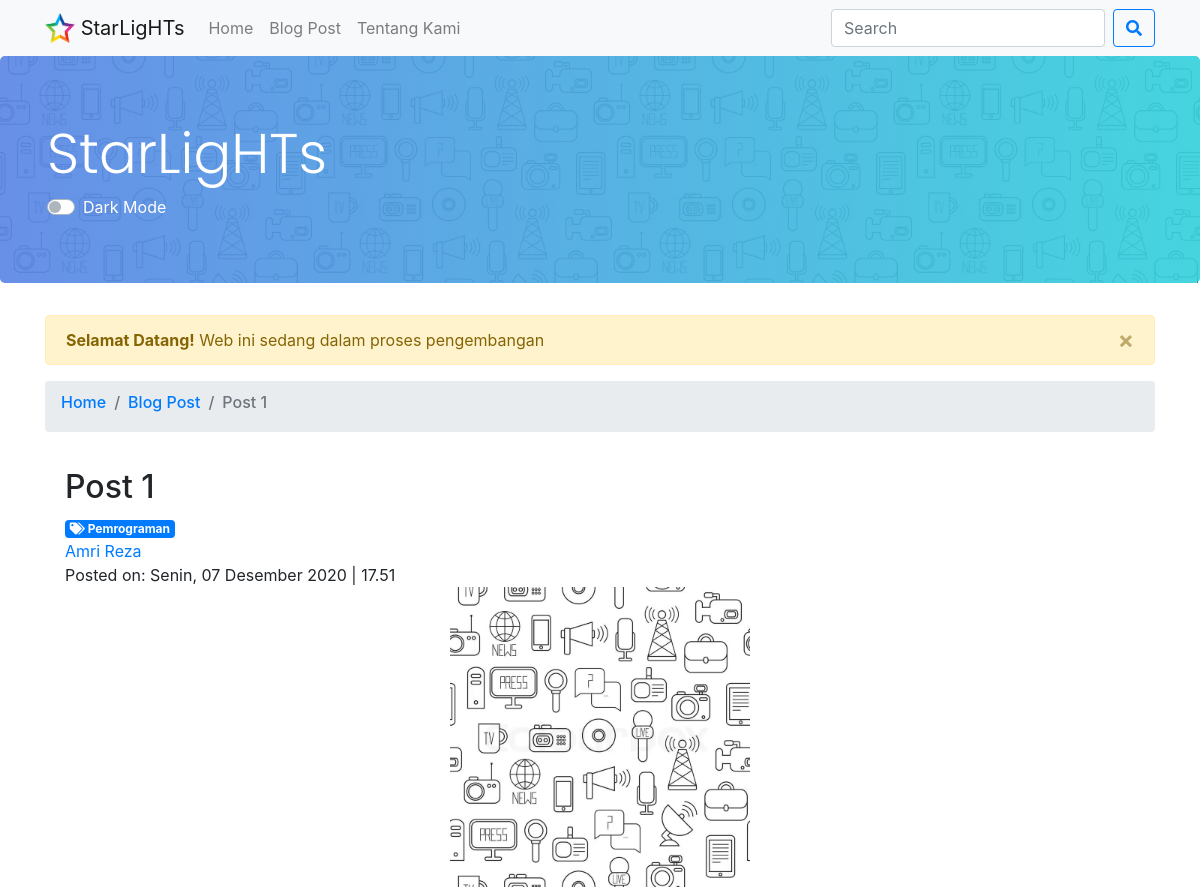
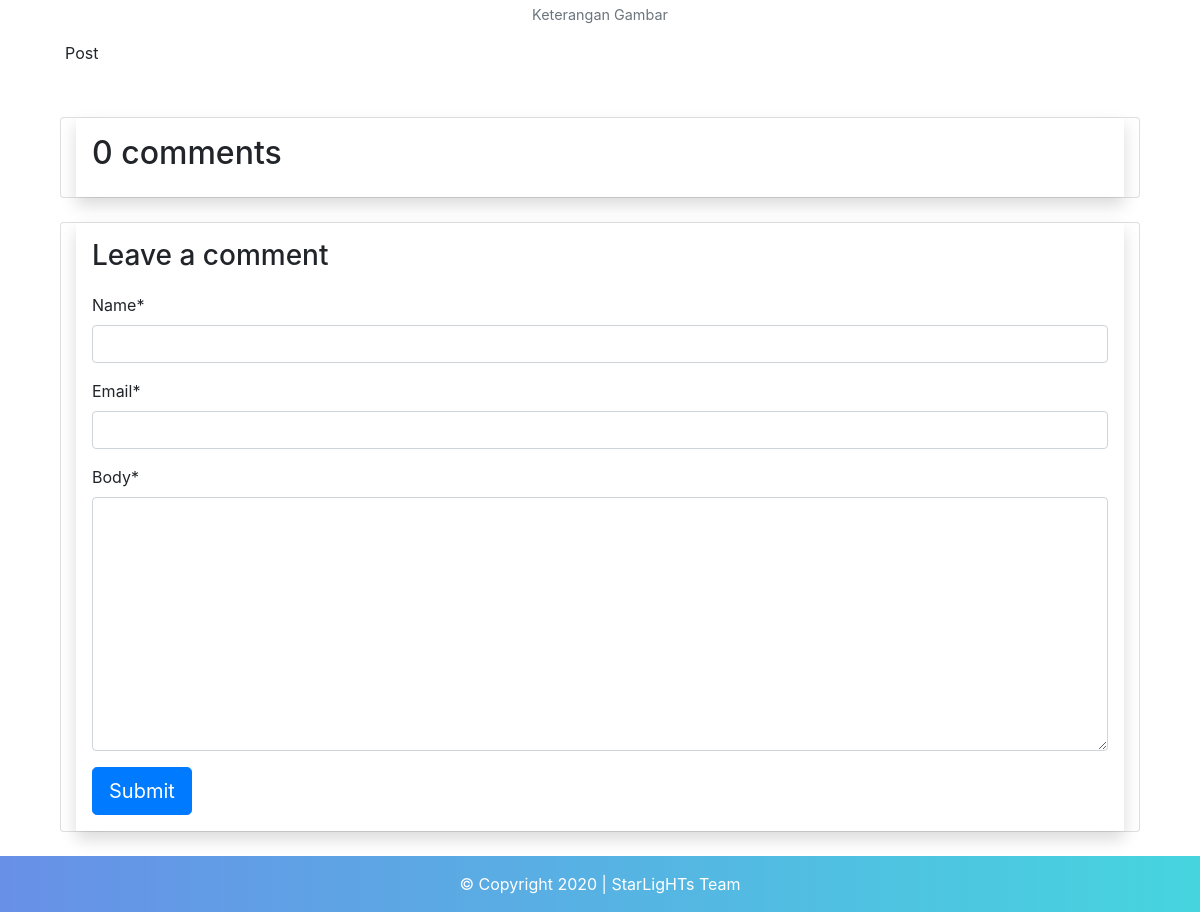
The app's page /blog/post-1/ with its own data (2 pictures, top to bottom).
### blog/models.py (models this page shows, shortened)
class Post(models.Model):
    title = models.CharField(max_length=50)
    slug = models.SlugField()
    category = models.CharField(max_length=50, choices=Categories.choices, default=Categories.LAINNYA)
    thumbnail = models.ImageField(upload_to=UPLOAD_TO, default='img/default.webp')
    excerpt = models.CharField(max_length=150)
    author = models.ForeignKey(User, on_delete=models.CASCADE, related_name='blog_post', null=True)
    content = models.TextField()
    featured = models.BooleanField(default=False)
    date_created = models.DateTimeField(default=datetime.now, blank=True)
    status = models.IntegerField(choices=STATUS, default=0)
    class Meta:
        ordering = ['-date_created']

### blog/views.py (the view)
# urls.py: path('blog/<slug:slug>/', views.post_detail, name='post-detail'),
def post_detail(request, slug):
    post = get_object_or_404(Post, slug=slug)
    comments = post.comments.filter(active=True)
    new_comment = None
    if request.method == 'POST':
        comment_form = CommentForm(data=request.POST)
        if comment_form.is_valid():
            new_comment = comment_form.save(commit=False)
            new_comment.post = post
            new_comment.save()
    else:
        comment_form = CommentForm()
    context = {
        'id': 'Post Detail',
        'title': post.title,
        'post': post,
        'comments': comments,
        'new_comment': new_comment,
        'comment_form': comment_form
    }
    return render(request, 'blog/postdetail.html', context)

### blog/forms.py
class CommentForm(forms.ModelForm):
    class Meta:
        model = Comment
        fields = ('name', 'email', 'body')

### templates/blog/postdetail.html (shortened to what this page needs)
{% extends 'blog/../base.html' %}
{% block content %}
{% load static %}
{% load crispy_forms_tags %}
    <header>
        <nav class="navbar navbar-expand-lg navbar-light bg-light">
            <div class="container">
                <a class="navbar-brand" href="{% url 'home-page' %}">
                    <img src="{% static 'img/logo.webp' %}" width="30" height="30" class="d-inline-block align-top" alt=""> StarLigHTs
                </a>
                <div class="collapse navbar-collapse" id="navbarSupportedContent">
                    <ul class="navbar-nav mr-auto">
                        <li class="nav-item">
                            <a class="nav-link" href="{% url 'home-page' %}">Home</a>
                        </li>
                        <li class="nav-item">
                            <a class="nav-link" href="{% url 'blog-home' %}">Blog Post</a>
                        </li>
                        <li class="nav-item">
                            <a class="nav-link" href="#">Tentang Kami</a>
                        </li>
                    </ul>
                    <form class="form-inline my-2 my-lg-0">
                        <input class="form-control mr-sm-2" type="search" placeholder="Search" aria-label="Search">
                        <button class="btn btn-outline-primary my-2 my-sm-0" type="submit"><i class="fas fa-search"></i></button>
                    </form>
                </div>
            </div>
        </nav>
    </header>
    <section class="jumbotron-bg">
        <div class="jumbotron warna-bg text-white">
            <div class="container">
                <h1 class="display-4">StarLigHTs</h1>
                <div class="custom-control custom-switch">
                    <label class="custom-control-label" for="darkSwitch">Dark Mode</label>
                </div>
            </div>
        </div>
    </section>
    <div class="container">
        <div class="alert alert-warning alert-dismissible fade show" role="alert">
            <strong>Selamat Datang!</strong> Web ini sedang dalam proses pengembangan
            <button type="button" class="close" data-dismiss="alert" aria-label="Close">
                <span aria-hidden="true">&times;</span>
            </button>
        </div>
    </div>
    <div class="container">
        <nav class="breadcrumb ">
            <h6 class="breadcrumb-item"><a href="{% url 'home-page' %}">Home</a></h6>
            <h6 class="breadcrumb-item"><a href="{% url 'blog-home' %}">Blog Post</a></h6>
            <h6 class="breadcrumb-item active">{{ post.title }}</h6>
        </nav>
        <div class="row">
            <div class="col-md-12 mb-6">
                <div class="card border-0">
                    <div class="card-body">
                        <h2>{{ post.title }}</h2>
                        <a href="#0" class="badge badge-primary"><i class="fas fa-tags" aria-hidden="true"></i>
                            {{ post.category }}</a>
                        <div><a href="#0">{{ post.author.get_full_name }}</a></div>
                        <div>Posted on: {{ post.date_created | date:'l, d F Y | G.i' }}</div>
                        <figure class="service text-center">
                            <div class="svcimg">
                                <img src="{{ post.thumbnail.url }}" class="figure-img img-fluid rounded" alt="Gambar Postingan">
                            </div>
                            <figcaption class="figure-caption text-center">Keterangan Gambar</figcaption>
                        </figure>
                        {{ post.content | safe }}
                    </div>
                    <div class="container">
                        <div class="col-md-12 card mb-4 mt-3">
                            <div class="card-body shadow p-3">
                                <h2>{{ comments.count }} comments</h2>
                            </div>
                        </div>
                        <div class="col-md-12 card mb-4  mt-3 ">
                            <div class="card-body shadow p-3">
                                {% if new_comment %}
                                    <div class="alert alert-success" role="alert">
                                        Your comment is awaiting moderation
                                    </div>
                                {% else %}
                                <h3>Leave a comment</h3>
                                <form method="post" style="margin-top: 1.3em;">
                                    {{ comment_form | crispy }}
                                    <button type="submit" class="btn btn-primary  btn-lg">Submit</button>
                                </form>
                                {% endif %}
                            </div>
                        </div>
                    </div>
                </div>
            </div>
        </div>
    </div>
    <footer class="warna-bg">
        <div class="text-white text-center pt-3 pb-3">
            © Copyright 2020 | StarLigHTs Team
        </div>
    </footer>
{% endblock %}

### static/css/postdetail.css (style rules this page uses)
.warna-bg { background: linear-gradient(to right, rgba(91, 134, 229, .92), rgba(54, 209, 220, .92)); }
.jumbotron-bg { background-size: cover; background: url(../img/bg.webp); background-size: 300px; }
.svcimg .img-fluid { max-width: 100%; max-height: 300px; }
.jumbotron-bg h1 { font-family: 'Poppins', sans-serif; }

### records on screen
Post: title "Post 1", category "Pemrograman", author.get_full_name "Amri Reza", date_created|G "Senin, 07 Desember 2020 | 17.51", thumbnail (placeholder picture), content "Post"

### other values on screen
{{ comments.count }} "0"
